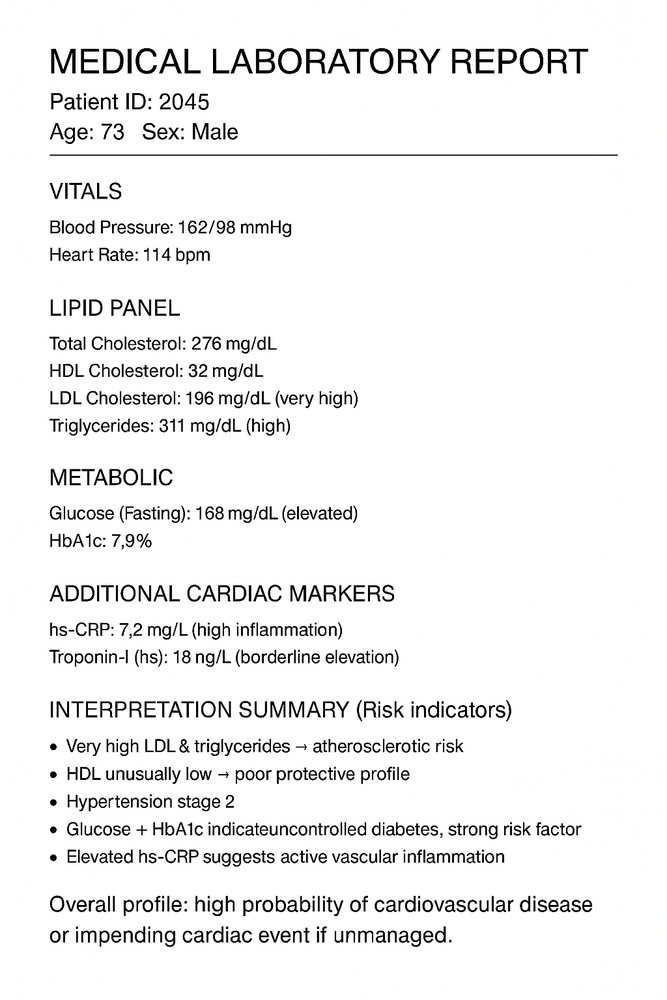
#> input picture Milestone_2/Medical_report/Synthetic_report/ChatGPT Image Dec 4, 2025, 03_58_47 PM.png, 667 x 1000 px, shrunk from 1024 x 1536 before the run
$ python -i ingest.py   (imports and definitions only)
#> lines starting #> are read from the running program, lines starting #| are printed output that depends on the picture; after the words box and inside, x2 and y2 are one past the last pixel; in counts of white or black regions, pixels touching at a corner belong together
#> further down, picture is the input picture: shape (1000, 667, 3); mean B, G, R 241.3, 241.3, 241.3
from pathlib import Path
import fitz
from PIL import Image
import numpy as np
import cv2


def pdf_to_images(path: Path, dpi=300):
    doc = fitz.open(str(path))
    images = []
    for page in doc:
        mat = fitz.Matrix(dpi / 72, dpi / 72)
        pix = page.get_pixmap(matrix=mat)
        mode = "RGB" if pix.alpha == 0 else "RGBA"
        img = Image.frombytes(mode, [pix.width, pix.height], pix.samples)
        if img.mode == "RGBA":
            img = img.convert("RGB")
        images.append(np.array(img)[:, :, ::-1])
    return images


def load_image(path: Path):
    img = cv2.imread(str(path))
    return img


def _deskew(gray):
    try:
        thr = cv2.threshold(gray, 0, 255, cv2.THRESH_BINARY + cv2.THRESH_OTSU)[1]
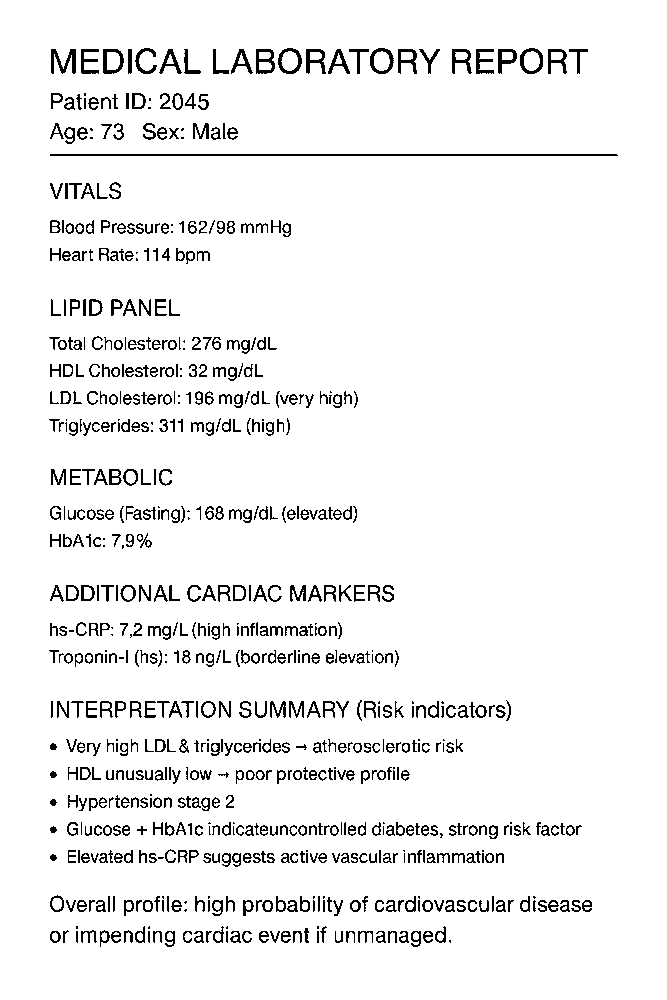
#> thr: shape (1000, 667); 94.3% white; black in thin lines or dots, all inside (x1, y1, x2, y2) = (49, 48, 618, 947)
        coords = np.column_stack(np.where(thr > 0))
#> coords = 629152 pairs, first value 0 to 999, second value 0 to 666
        angle = cv2.minAreaRect(coords)[-1]
#> angle = -90
        if angle < -45:
            angle = -(90 + angle)
#> angle = 0
        else:
            angle = -angle
        (h, w) = gray.shape[:2]
#> h = 1000; w = 667
        center = (w // 2, h // 2)
#> center = (333, 500)
        M = cv2.getRotationMatrix2D(center, angle, 1.0)
#> M = [[1, 0, 0], [0, 1, 0]]
        rotated = cv2.warpAffine(gray, M, (w, h), flags=cv2.INTER_CUBIC, borderMode=cv2.BORDER_REPLICATE)
        return rotated
    except Exception:
        return gray


def preprocess_image(img):
    gray = cv2.cvtColor(img, cv2.COLOR_BGR2GRAY)
    gray = _deskew(gray)
    clahe = cv2.createCLAHE(clipLimit=2.0, tileGridSize=(8, 8))
    gray = clahe.apply(gray)
    blur = cv2.GaussianBlur(gray, (3, 3), 0)
    try:
        thr = cv2.adaptiveThreshold(blur, 255, cv2.ADAPTIVE_THRESH_GAUSSIAN_C, cv2.THRESH_BINARY, 31, 10)
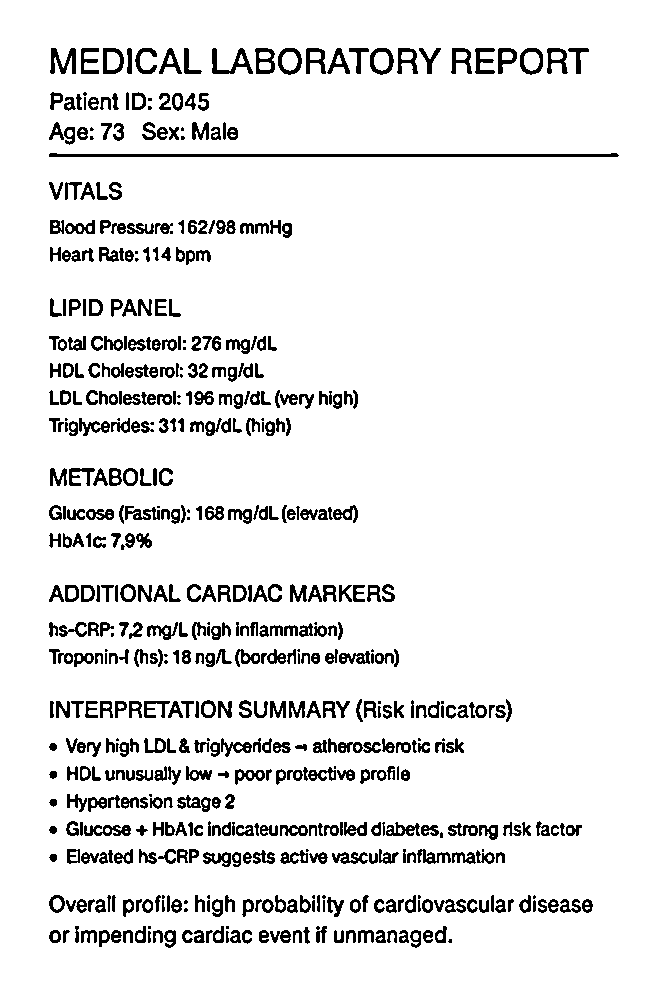
#> thr: shape (1000, 667); 91.7% white; 580 black regions (56 under 20 px), largest, box (x1, y1, x2, y2) and area: (49, 153, 619, 157) 1721, (212, 48, 253, 74) 403, (50, 48, 76, 74) 364
    except Exception:
        _, thr = cv2.threshold(blur, 0, 255, cv2.THRESH_BINARY + cv2.THRESH_OTSU)
    return thr

>>> import cv2
>>> picture = cv2.imread('../../Milestone_2/Medical_report/Synthetic_report/ChatGPT Image Dec 4, 2025, 03_58_47 PM.png')
>>> result = preprocess_image(picture)

$ run again, on Milestone_2/Medical_report/Synthetic_report/ChatGPT Image Dec 4, 2025, 04_09_00 PM.png
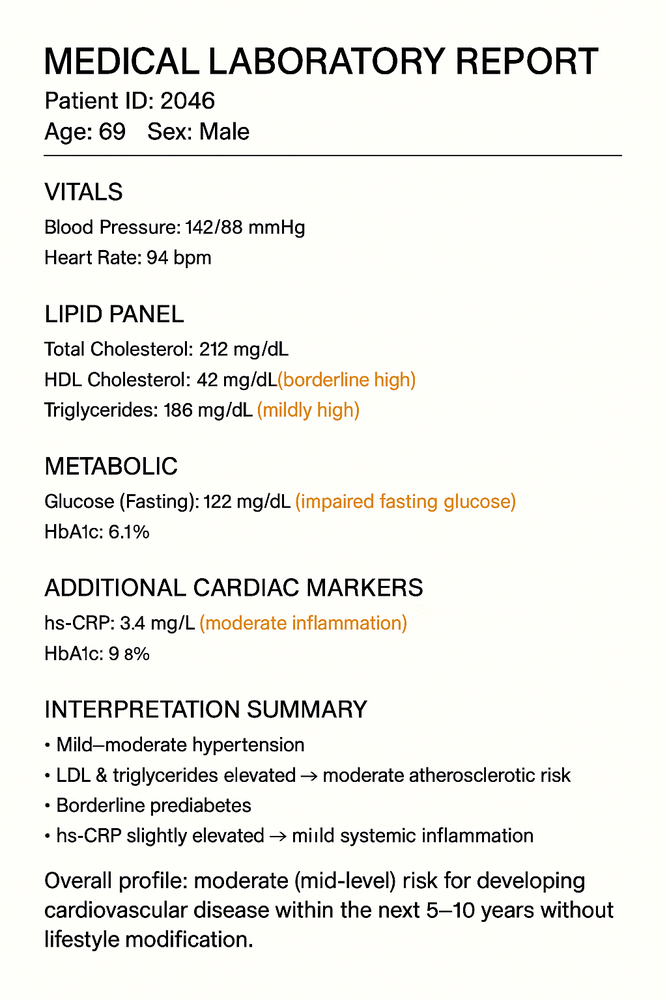
#> input picture Milestone_2/Medical_report/Synthetic_report/ChatGPT Image Dec 4, 2025, 04_09_00 PM.png, 667 x 1000 px, shrunk from 1024 x 1536 before the run
#> picture is the input picture: shape (1000, 667, 3); mean B, G, R 235.4, 239.8, 240.6
#> in _deskew, `thr = cv2.threshold(gray, 0, 255, cv2.THRESH_BINARY + cv2.THRESH_OTSU)..`:
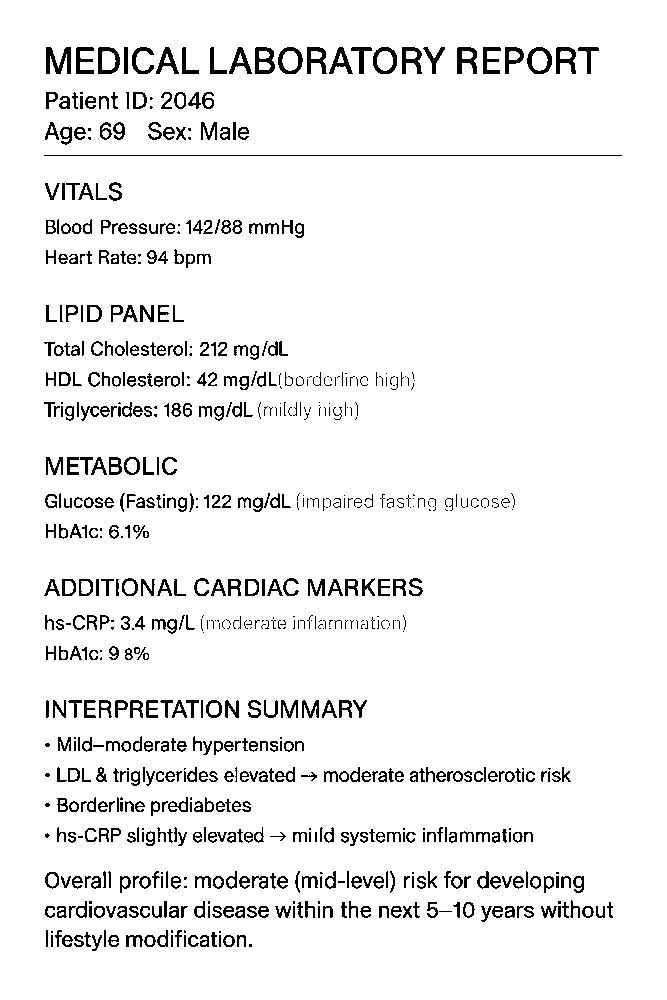
#> thr: shape (1000, 667); 94% white; black in thin lines or dots, all inside (x1, y1, x2, y2) = (44, 47, 622, 951)
#> coords = 627054 pairs, first value 0 to 999, second value 0 to 666
#> in _deskew, `angle = cv2.minAreaRect(coords)[-1]`: angle = -90
#> in _deskew, `angle = -(90 + angle)`: angle = 0
#> M = [[1, 0, 0], [0, 1, 0]]
#> in preprocess_image, `thr = cv2.adaptiveThreshold(blur, 255, cv2.ADAPTIVE_THRESH_GAUSSIAN_C,..`:
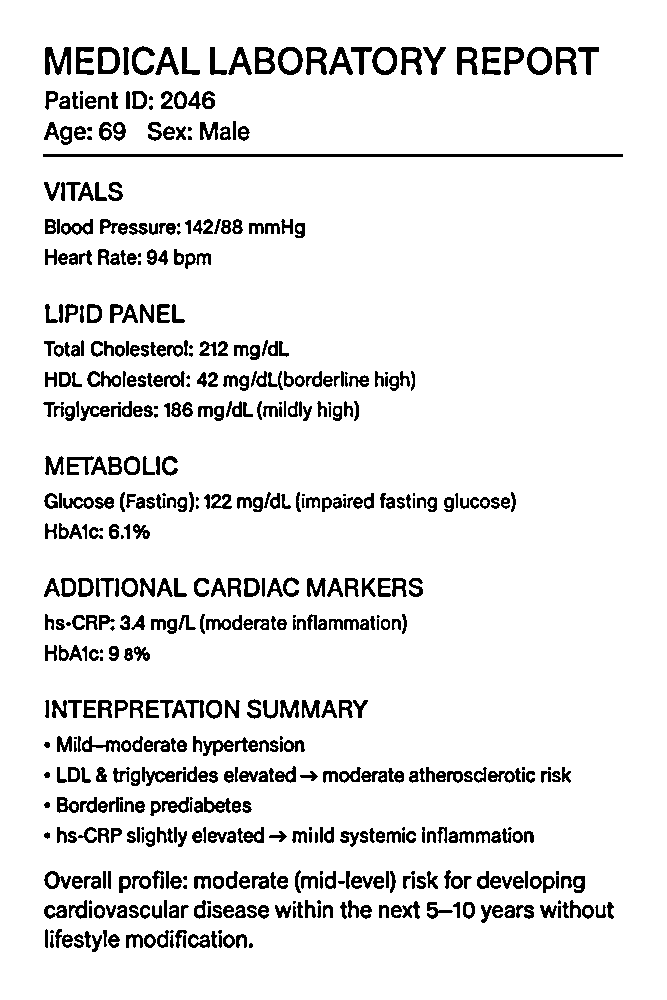
#> thr: shape (1000, 667); 91.5% white; 601 black regions (62 under 20 px), largest, box (x1, y1, x2, y2) and area: (43, 154, 623, 157) 1740, (45, 47, 71, 75) 428, (457, 47, 478, 75) 339

$ run again, on Milestone_2/Medical_report/Synthetic_report/ChatGPT Image Dec 4, 2025, 05_00_48 PM.png
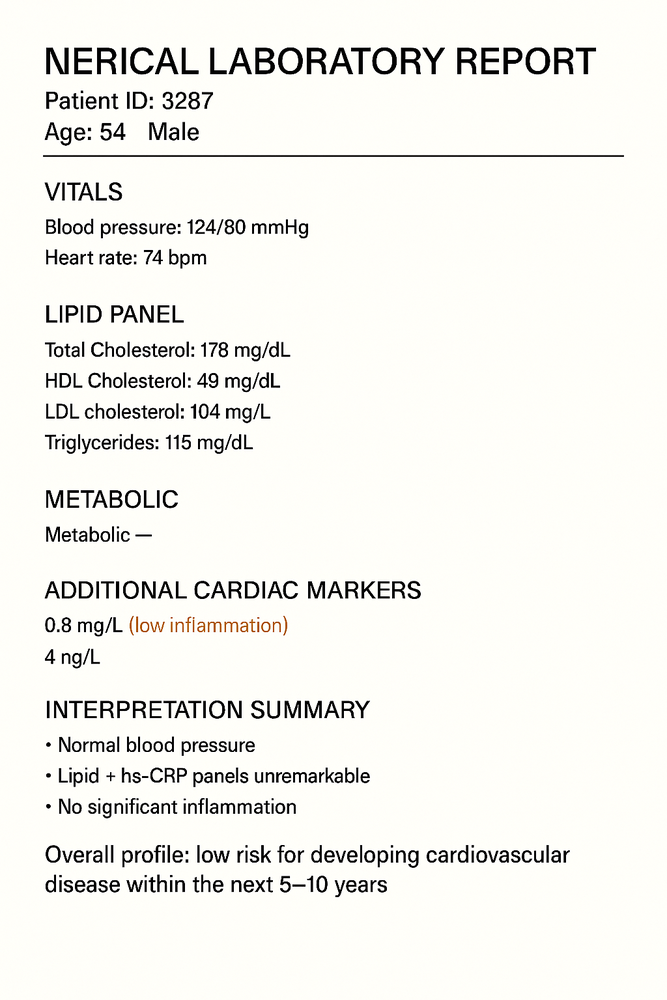
#> input picture Milestone_2/Medical_report/Synthetic_report/ChatGPT Image Dec 4, 2025, 05_00_48 PM.png, 667 x 1000 px, shrunk from 1024 x 1536 before the run
#> picture is the input picture: shape (1000, 667, 3); mean B, G, R 237.7, 242.4, 242.9
#> in _deskew, `thr = cv2.threshold(gray, 0, 255, cv2.THRESH_BINARY + cv2.THRESH_OTSU)..`:
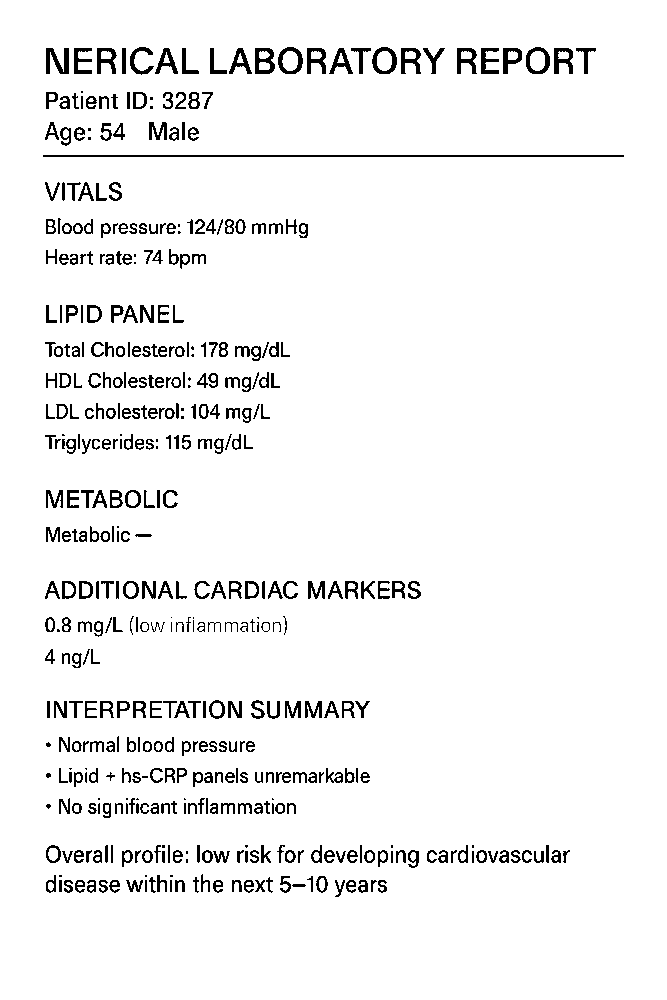
#> thr: shape (1000, 667); 95% white; black in thin lines or dots, all inside (x1, y1, x2, y2) = (43, 47, 624, 897)
#> coords = 633783 pairs, first value 0 to 999, second value 0 to 666
#> in _deskew, `angle = cv2.minAreaRect(coords)[-1]`: angle = -90
#> in _deskew, `angle = -(90 + angle)`: angle = 0
#> M = [[1, 0, 0], [0, 1, 0]]
#> in preprocess_image, `thr = cv2.adaptiveThreshold(blur, 255, cv2.ADAPTIVE_THRESH_GAUSSIAN_C,..`:
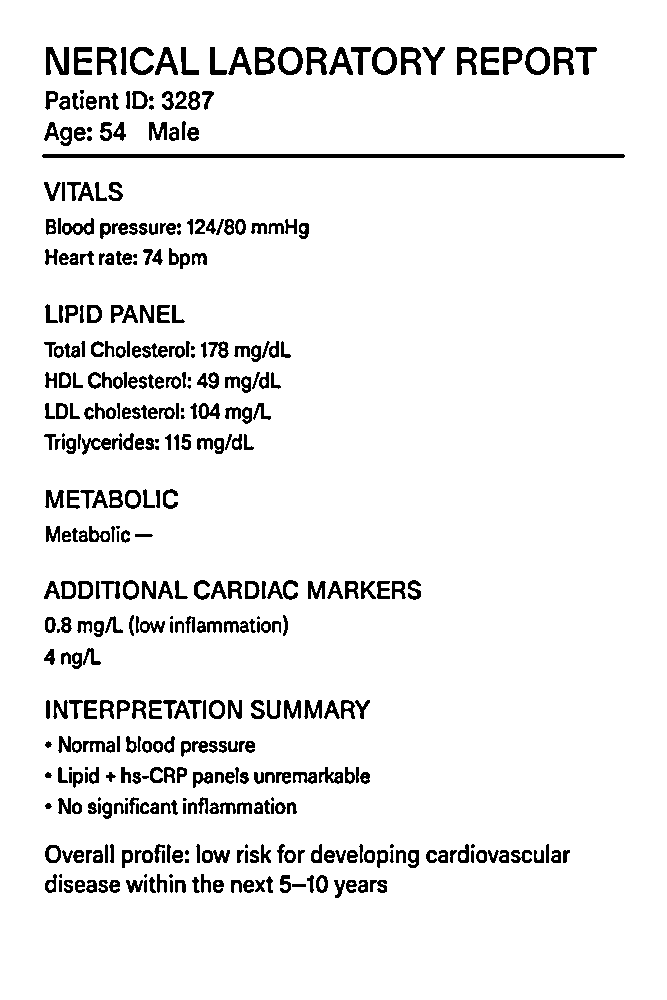
#> thr: shape (1000, 667); 93.3% white; 437 black regions (36 under 20 px), largest, box (x1, y1, x2, y2) and area: (42, 154, 625, 158) 2328, (46, 47, 69, 75) 384, (255, 47, 275, 75) 350

$ run again, on Milestone_2/Medical_report/Synthetic_report/ChatGPT Image Dec 5, 2025, 02_10_43 PM.png
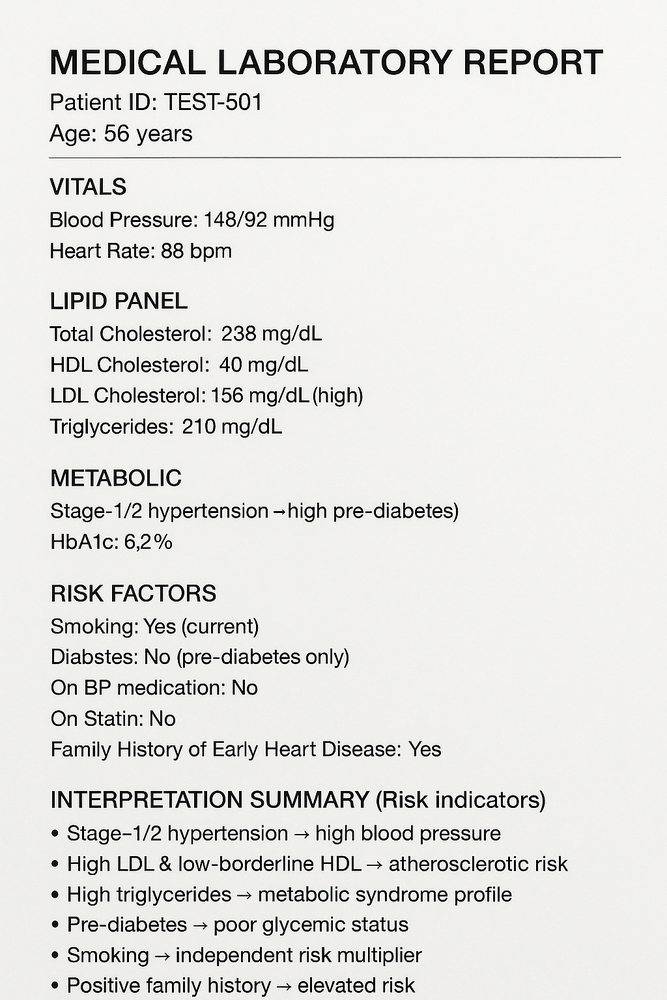
#> input picture Milestone_2/Medical_report/Synthetic_report/ChatGPT Image Dec 5, 2025, 02_10_43 PM.png, 667 x 1000 px, shrunk from 1024 x 1536 before the run
#> picture is the input picture: shape (1000, 667, 3); mean B, G, R 225.7, 227.4, 227.7
#> in _deskew, `thr = cv2.threshold(gray, 0, 255, cv2.THRESH_BINARY + cv2.THRESH_OTSU)..`:
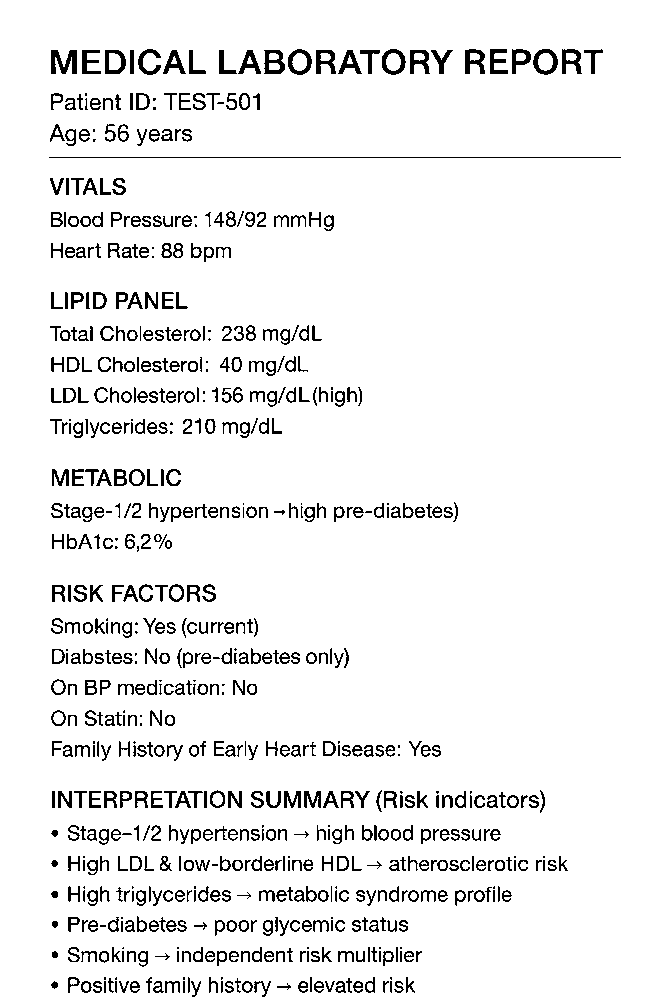
#> thr: shape (1000, 667); 93.6% white; black in thin lines or dots, all inside (x1, y1, x2, y2) = (49, 49, 621, 997)
#> coords = 624306 pairs, first value 0 to 999, second value 0 to 666
#> in _deskew, `angle = cv2.minAreaRect(coords)[-1]`: angle = -90
#> in _deskew, `angle = -(90 + angle)`: angle = 0
#> M = [[1, 0, 0], [0, 1, 0]]
#> in preprocess_image, `thr = cv2.adaptiveThreshold(blur, 255, cv2.ADAPTIVE_THRESH_GAUSSIAN_C,..`:
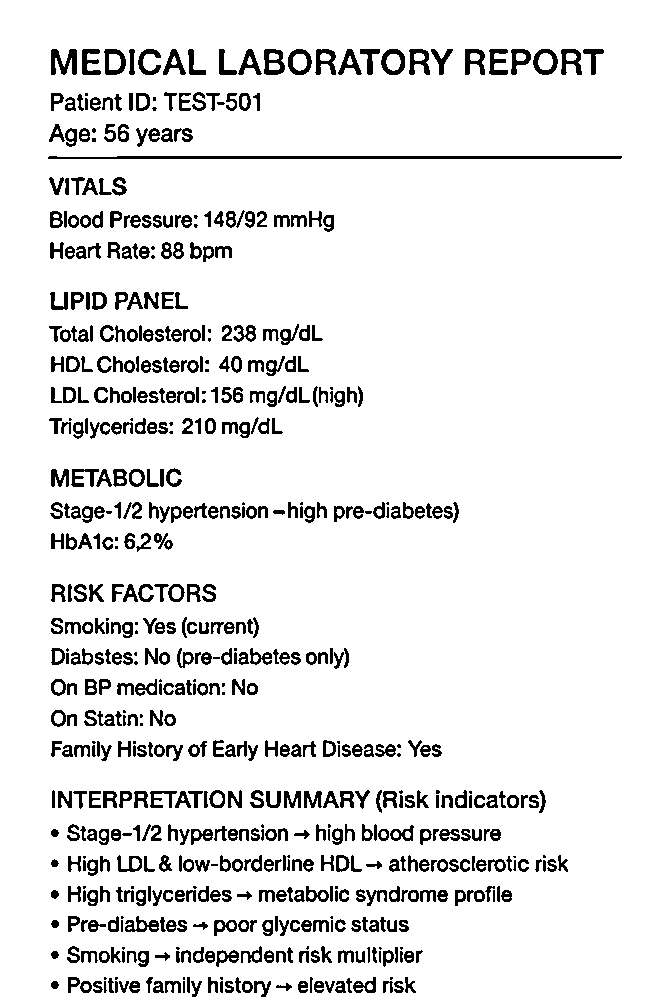
#> thr: shape (1000, 667); 91.3% white; 668 black regions (73 under 20 px), largest, box (x1, y1, x2, y2) and area: (48, 156, 622, 159) 1660, (51, 49, 77, 75) 420, (264, 49, 285, 75) 340
